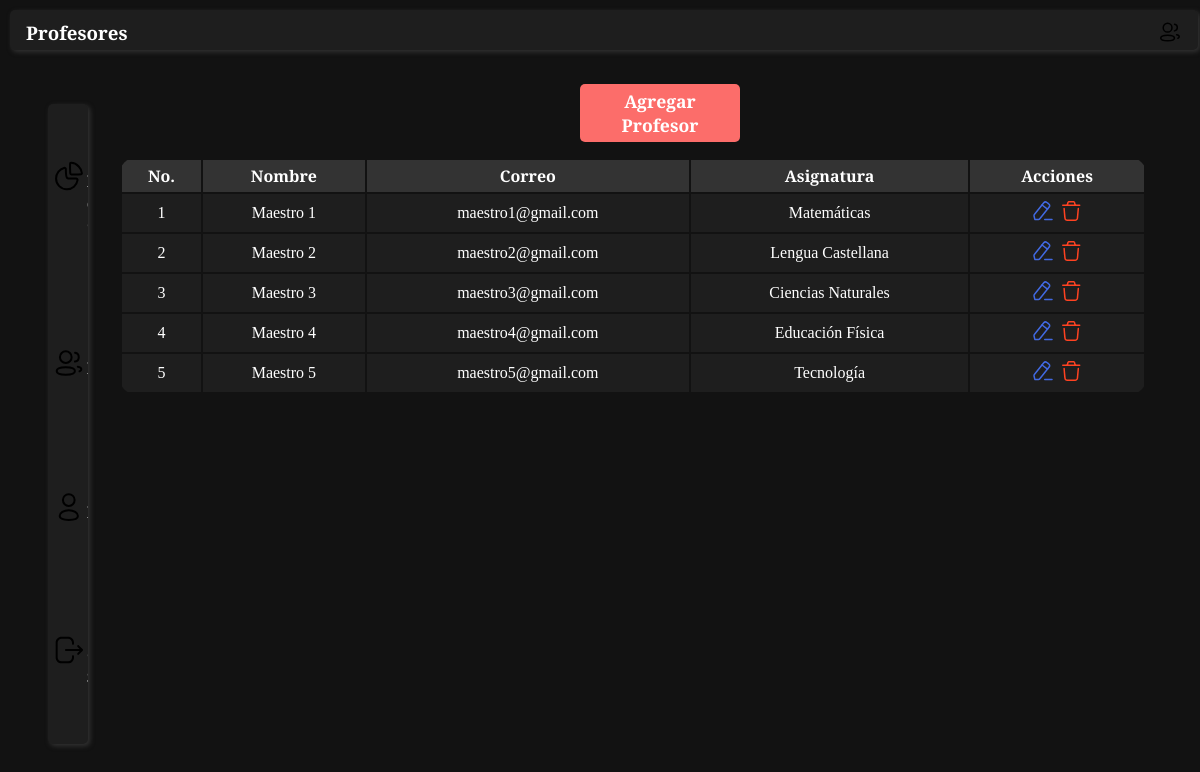
Page /admin/teacher.php (signed in) on the committed database.
### tables this page shows
CREATE TABLE `teacher` (
  `id` int(11) NOT NULL,
  `name` varchar(50) NOT NULL,
  `email` varchar(50) NOT NULL,
  `subject` varchar(50) NOT NULL,
  `password` varchar(50) NOT NULL
);

### admin/teacher.php (the view, shortened to what this page needs)
<?php
$con = mysqli_connect("localhost", "root", "", "qr_ats");
$query = "select * from teacher";
$result = mysqli_query($con, $query);
?>
<!DOCTYPE html>
<html lang="es">
<head>
    <link rel="stylesheet" href="../css/style.css">
</head>
<body>
    <main>
        <?php $title = 'Profesores';
        include "../componets/header.php" ?>
        <?php include "../componets/sidebar.php" ?>
        <div class="container">
        <a href="add_teacher.php" class="add">Agregar Profesor</a>
            <?php
            if (mysqli_num_rows($result) <= 0) {
                echo "<h3 style='margin-top: 20px; color: red;'>¡Aún no hay profesores registrados!</h3>";
            } else {
                echo '
                <table>
                    <tr>
                        <th>No.</th>
                        <th>Nombre</th>
                        <th>Correo</th>
                        <th>Asignatura</th>
                        <th>Acciones</th>
                    </tr>';
                while ($row = mysqli_fetch_assoc($result)) {
                    echo
                        "<tr>
                    <td>" . $row["id"] . "</td>
                    <td>" . $row["name"] . "</td>
                    <td>" . $row["email"] . "</td>
                    <td>" . $row["subject"] . "</td>
                    <td><a href='edit_teacher.php?id=$row[id]&name=$row[name]&email=$row[email]&subject=$row[subject]' class='edit'><img src='../resources/icons/Edit.svg'></a>
                        <a href='delete_teacher.php?id=$row[id]' class='delete' onclick='return wantDelete()'><img src='../resources/icons/Delete.svg' onclick='return wantDelete()'></a></td>
                </tr>";
                }
            }
            ?>
            </table>
        </div>
    </main>
</body>
</html>

### css/style.css (style rules this page uses)
* { margin: 0px; padding: 0px; font-family: "Merriweather", serif; }
body { background-color: #121212; color: #ffffff; }
.container { width: 80%; height: auto; float: right; overflow: auto; }
table { margin-top: 1rem; width: 95%; text-align: center; border-radius: 15px; overflow: hidden; }
th { padding: 5px; background-color: #333333; color: #ffffff; }
td { padding: 5px; background-color: #1e1e1e; color: #ffffff; }
.add { color: white; background-color: #fc6d6a; text-decoration: none; font-size: 1.1rem; margin: auto; margin-top: 20px; display: block; padding: 5px; width: 150px; text-align: center; font-weight: bold; border-radius: 5px; }
@media only screen and (min-width: 992px) { .container { width: 90%; } }

### rows in the picture
teacher: id "1", name "Maestro 1", email "maestro1@gmail.com", subject "Matemáticas"
teacher: id "2", name "Maestro 2", email "maestro2@gmail.com", subject "Lengua Castellana"
teacher: id "3", name "Maestro 3", email "maestro3@gmail.com", subject "Ciencias Naturales"
teacher: id "4", name "Maestro 4", email "maestro4@gmail.com", subject "Educación Física"
teacher: id "5", name "Maestro 5", email "maestro5@gmail.com", subject "Tecnología"

### other values in the picture
$title "Profesores"
